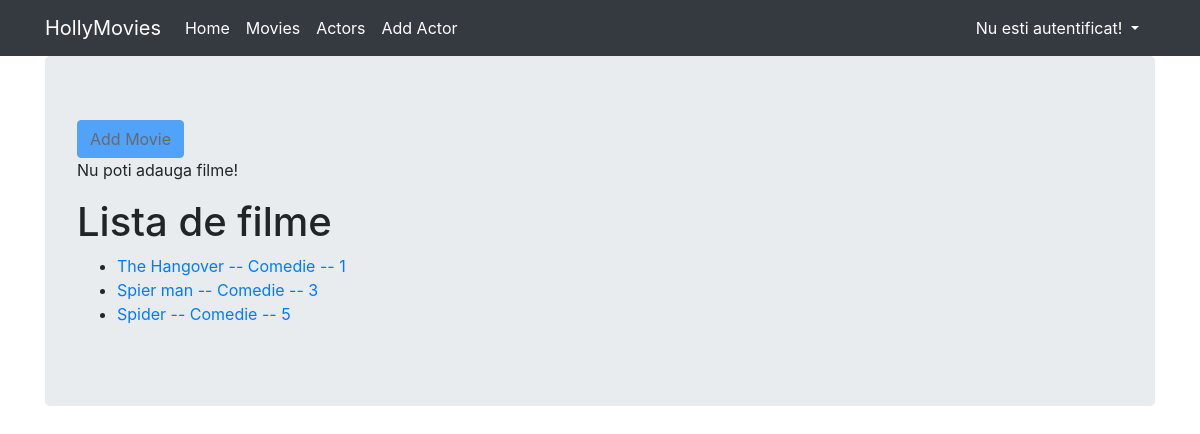
Before: /movies/ with the older database file.
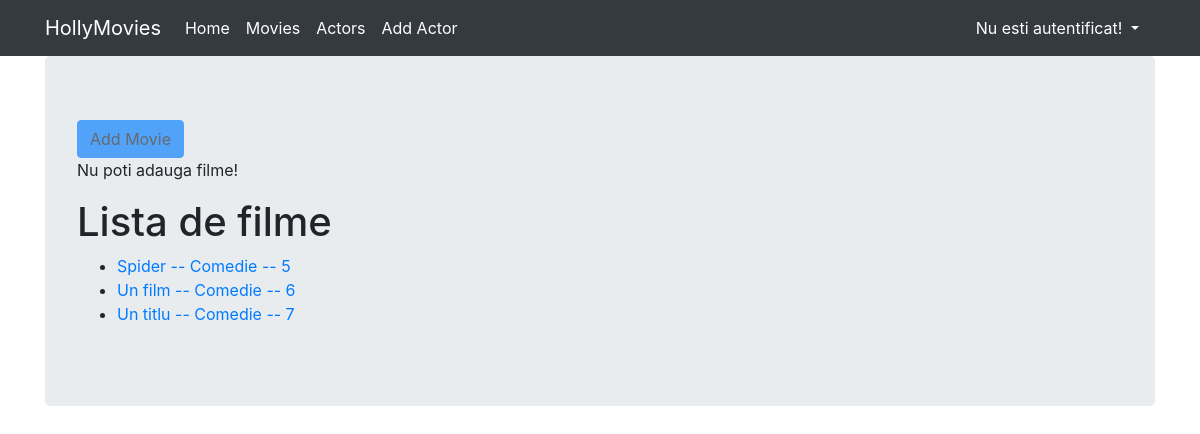
After: the same page with the newer database file.
### viewer/models.py (models this page shows, shortened)
class Movie(models.Model):
    class Meta:
        verbose_name_plural = 'Filme'
    title = CharField(max_length=128)
    rating = IntegerField()
    released = DateField()
    description = TextField()
    genre = ForeignKey(Genre, on_delete=DO_NOTHING)
    created = DateTimeField(auto_now_add=True)
    actors = ManyToManyField(Actor)

class Genre(models.Model):
    class Meta:
        verbose_name_plural = 'Genuri de filme'
    name = CharField(max_length=128)

### viewer/views.py (the view)
# urls.py: path('', MoviesView.as_view(), name='movies'),
class MoviesView(ListView):
    template_name = 'movies.html'
    model = Movie

### viewer/templates/movies.html
{% extends 'base.html' %}
{% block content %}
{% if perms.viewer.add_movie %}
<a class="btn btn-primary mb-3" href="{% url 'viewer:movies_create' %}">Add movie</a>
{% else %}
<a class="btn btn-primary disabled">Add Movie</a>
<p>Nu poti adauga filme!</p>
{% endif %}
<h1>Lista de filme</h1>
<ul>
{% for movie in object_list %}
    <li>
        <a href="{% url 'viewer:movies_detail' movie.pk %}">
            {{ movie.title }} -- {{ movie.genre.name }} -- {{ movie.pk }}
        </a>
    </li>
{% endfor %}
</ul>
{% endblock %}

### viewer/templates/base.html (shortened to what this page needs)
{% load static %}
<html {% if LANGUAGE_CODE %}lang="{{ LANGUAGE_CODE }}" {% endif %}>
<head>
    <link rel="stylesheet" href="https://stackpath.bootstrapcdn.com/bootstrap/4.2.1/css/bootstrap.min.css"
>
    <link rel="stylesheet" href="{% static 'index.css' %}">
</head>
<body>
<nav class="navbar navbar-expand-lg navbar-dark bg-dark">
    <div class="container fixed">
        <a class="navbar-brand" href="/">HollyMovies</a>
        <div class="collapse navbar-collapse" id="navbarNavAltMarkup">
            <div class="navbar-nav">
                <a class="nav-item nav-link active" href="/">
                    Home
                </a>
                <a class="nav-item nav-link active" href="{% url 'viewer:movies' %}">
                    Movies
                </a>
                <a class="nav-item nav-link active" href="{% url 'actors' %}">
                    Actors
                </a>
                <a class="nav-item nav-link active" href="{% url 'actors_create' %}">
                    Add Actor
                </a>
            </div>
        </div>
        <div class="nav-item dropdown">
            {% if user.is_authenticated %}
            <a class="nav-link dropdown-toggle text-white" href="#" data-toggle="dropdown">
                {{ user.username }}
            </a>
            <div class="dropdown-menu dropdown-menu-right">
                <a class="dropdown-item text-right" href="{% url 'accounts:logout' %}">Logout</a>
                <a class="dropdown-item text-right" href="{% url 'accounts:change-password' %}">Schimba parola</a>
            </div>
            {% else %}
            <a class="nav-link dropdown-toggle text-white" href="#" data-toggle="dropdown">
                Nu esti autentificat!
            </a>
            {% endif %}
        </div>
    </div>
</nav>
<div class="container">
    <div class="jumbotron">
        {% block content %}{% endblock %}
    </div>
</div>
</body>
</html>

Changed rows visible on the page:
removed Movie: title "The Hangover", genre.name "Comedie", pk "1"
removed Movie: title "Spier man", genre.name "Comedie", pk "3"
added Movie: title "Un film", genre.name "Comedie", pk "6"
added Movie: title "Un titlu", genre.name "Comedie", pk "7"
